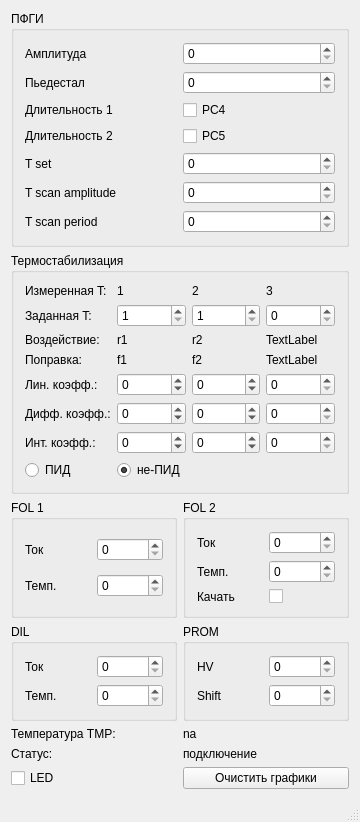
<?xml version="1.0" encoding="UTF-8"?>
<ui version="4.0">
 <class>BOTDRMainWindow</class>
 <widget class="QMainWindow" name="BOTDRMainWindow">
  <property name="geometry">
   <rect>
    <x>0</x>
    <y>0</y>
    <width>360</width>
    <height>748</height>
   </rect>
  </property>
  <property name="sizePolicy">
   <sizepolicy hsizetype="Maximum" vsizetype="Preferred">
    <horstretch>0</horstretch>
    <verstretch>0</verstretch>
   </sizepolicy>
  </property>
  <property name="windowTitle">
   <string>BOTDR control</string>
  </property>
  <widget class="QWidget" name="centralWidget">
   <layout class="QGridLayout" name="gridLayout">
    <item row="3" column="1">
     <widget class="QGroupBox" name="groupBox_2">
      <property name="title">
       <string>PROM</string>
      </property>
      <layout class="QGridLayout" name="gridLayout_3">
       <item row="0" column="0">
        <widget class="QLabel" name="label_6">
         <property name="text">
          <string>HV</string>
         </property>
        </widget>
       </item>
       <item row="1" column="0">
        <widget class="QLabel" name="label_7">
         <property name="text">
          <string>Shift</string>
         </property>
        </widget>
       </item>
       <item row="0" column="1">
        <widget class="QSpinBox" name="spinBox_3">
         <property name="maximum">
          <number>65535</number>
         </property>
         <property name="singleStep">
          <number>10</number>
         </property>
        </widget>
       </item>
       <item row="1" column="1">
        <widget class="QSpinBox" name="spinBox_4">
         <property name="maximum">
          <number>65535</number>
         </property>
         <property name="singleStep">
          <number>10</number>
         </property>
        </widget>
       </item>
      </layout>
     </widget>
    </item>
    <item row="0" column="0" colspan="2">
     <widget class="QGroupBox" name="groupBox">
      <property name="minimumSize">
       <size>
        <width>0</width>
        <height>0</height>
       </size>
      </property>
      <property name="title">
       <string>ПФГИ</string>
      </property>
      <layout class="QGridLayout" name="gridLayout_2">
       <item row="0" column="0">
        <widget class="QLabel" name="label_2">
         <property name="text">
          <string>Амплитуда</string>
         </property>
        </widget>
       </item>
       <item row="1" column="0">
        <widget class="QLabel" name="label_3">
         <property name="text">
          <string>Пьедестал</string>
         </property>
        </widget>
       </item>
       <item row="2" column="0">
        <widget class="QLabel" name="label_4">
         <property name="text">
          <string>Длительность 1</string>
         </property>
        </widget>
       </item>
       <item row="3" column="0">
        <widget class="QLabel" name="label_5">
         <property name="text">
          <string>Длительность 2</string>
         </property>
        </widget>
       </item>
       <item row="0" column="1">
        <widget class="QSpinBox" name="spinBox">
         <property name="maximum">
          <number>65535</number>
         </property>
         <property name="singleStep">
          <number>10</number>
         </property>
         <property name="value">
          <number>0</number>
         </property>
        </widget>
       </item>
       <item row="1" column="1">
        <widget class="QSpinBox" name="spinBox_2">
         <property name="maximum">
          <number>65535</number>
         </property>
         <property name="singleStep">
          <number>10</number>
         </property>
        </widget>
       </item>
       <item row="2" column="1">
        <widget class="QCheckBox" name="checkBox">
         <property name="text">
          <string>PC4</string>
         </property>
        </widget>
       </item>
       <item row="3" column="1">
        <widget class="QCheckBox" name="checkBox_2">
         <property name="text">
          <string>PC5</string>
         </property>
        </widget>
       </item>
       <item row="4" column="0">
        <widget class="QLabel" name="label_10">
         <property name="text">
          <string>T set</string>
         </property>
        </widget>
       </item>
       <item row="4" column="1">
        <widget class="QSpinBox" name="spinBox_7">
         <property name="maximum">
          <number>65535</number>
         </property>
        </widget>
       </item>
       <item row="5" column="0">
        <widget class="QLabel" name="label_11">
         <property name="text">
          <string>T scan amplitude</string>
         </property>
        </widget>
       </item>
       <item row="5" column="1">
        <widget class="QSpinBox" name="spinBox_8">
         <property name="maximum">
          <number>65535</number>
         </property>
         <property name="singleStep">
          <number>10</number>
         </property>
        </widget>
       </item>
       <item row="6" column="0">
        <widget class="QLabel" name="label_25">
         <property name="text">
          <string>T scan period</string>
         </property>
        </widget>
       </item>
       <item row="6" column="1">
        <widget class="QSpinBox" name="spinBox_TScanPeriod">
         <property name="maximum">
          <number>500</number>
         </property>
        </widget>
       </item>
      </layout>
     </widget>
    </item>
    <item row="6" column="1">
     <widget class="QPushButton" name="pushButton">
      <property name="text">
       <string>Очистить графики</string>
      </property>
     </widget>
    </item>
    <item row="1" column="0" colspan="2">
     <widget class="QGroupBox" name="groupBox_6">
      <property name="title">
       <string>Термостабилизация</string>
      </property>
      <layout class="QGridLayout" name="gridLayout_7">
       <item row="7" column="1" colspan="2">
        <widget class="QRadioButton" name="radioButton_2">
         <property name="text">
          <string>не-ПИД</string>
         </property>
         <property name="checked">
          <bool>true</bool>
         </property>
        </widget>
       </item>
       <item row="1" column="1">
        <widget class="QSpinBox" name="spinBox_t1">
         <property name="minimum">
          <number>1</number>
         </property>
         <property name="maximum">
          <number>65535</number>
         </property>
         <property name="singleStep">
          <number>10</number>
         </property>
        </widget>
       </item>
       <item row="0" column="0">
        <widget class="QLabel" name="label_16">
         <property name="text">
          <string>Измеренная T:</string>
         </property>
        </widget>
       </item>
       <item row="1" column="0">
        <widget class="QLabel" name="label_17">
         <property name="text">
          <string>Заданная T:</string>
         </property>
        </widget>
       </item>
       <item row="2" column="0">
        <widget class="QLabel" name="label_18">
         <property name="text">
          <string>Воздействие:</string>
         </property>
        </widget>
       </item>
       <item row="4" column="0">
        <widget class="QLabel" name="label_20">
         <property name="text">
          <string>Лин. коэфф.:</string>
         </property>
        </widget>
       </item>
       <item row="5" column="0">
        <widget class="QLabel" name="label_21">
         <property name="text">
          <string>Дифф. коэфф.:</string>
         </property>
        </widget>
       </item>
       <item row="6" column="0">
        <widget class="QLabel" name="label_22">
         <property name="text">
          <string>Инт. коэфф.:</string>
         </property>
        </widget>
       </item>
       <item row="3" column="0">
        <widget class="QLabel" name="label_23">
         <property name="text">
          <string>Поправка:</string>
         </property>
        </widget>
       </item>
       <item row="0" column="1">
        <widget class="QLabel" name="label_t1">
         <property name="text">
          <string>1</string>
         </property>
        </widget>
       </item>
       <item row="0" column="2">
        <widget class="QLabel" name="label_t2">
         <property name="text">
          <string>2</string>
         </property>
        </widget>
       </item>
       <item row="5" column="1">
        <widget class="QSpinBox" name="spinBox_b1">
         <property name="minimum">
          <number>-32767</number>
         </property>
         <property name="maximum">
          <number>32767</number>
         </property>
        </widget>
       </item>
       <item row="4" column="1">
        <widget class="QSpinBox" name="spinBox_a1">
         <property name="minimum">
          <number>-32767</number>
         </property>
         <property name="maximum">
          <number>32767</number>
         </property>
        </widget>
       </item>
       <item row="4" column="2">
        <widget class="QSpinBox" name="spinBox_a2">
         <property name="minimum">
          <number>-32767</number>
         </property>
         <property name="maximum">
          <number>32767</number>
         </property>
        </widget>
       </item>
       <item row="5" column="2">
        <widget class="QSpinBox" name="spinBox_b2">
         <property name="minimum">
          <number>-32767</number>
         </property>
         <property name="maximum">
          <number>32767</number>
         </property>
        </widget>
       </item>
       <item row="6" column="1">
        <widget class="QSpinBox" name="spinBox_c1">
         <property name="minimum">
          <number>-32767</number>
         </property>
         <property name="maximum">
          <number>32767</number>
         </property>
        </widget>
       </item>
       <item row="6" column="2">
        <widget class="QSpinBox" name="spinBox_c2">
         <property name="minimum">
          <number>-32767</number>
         </property>
         <property name="maximum">
          <number>32767</number>
         </property>
        </widget>
       </item>
       <item row="1" column="2">
        <widget class="QSpinBox" name="spinBox_t2">
         <property name="minimum">
          <number>1</number>
         </property>
         <property name="maximum">
          <number>65535</number>
         </property>
         <property name="singleStep">
          <number>10</number>
         </property>
        </widget>
       </item>
       <item row="2" column="1">
        <widget class="QLabel" name="label_r1">
         <property name="text">
          <string>r1</string>
         </property>
        </widget>
       </item>
       <item row="2" column="2">
        <widget class="QLabel" name="label_r2">
         <property name="text">
          <string>r2</string>
         </property>
        </widget>
       </item>
       <item row="3" column="1">
        <widget class="QLabel" name="label_f1">
         <property name="text">
          <string>f1</string>
         </property>
        </widget>
       </item>
       <item row="3" column="2">
        <widget class="QLabel" name="label_f2">
         <property name="text">
          <string>f2</string>
         </property>
        </widget>
       </item>
       <item row="7" column="0">
        <widget class="QRadioButton" name="radioButton">
         <property name="text">
          <string>ПИД</string>
         </property>
         <property name="checkable">
          <bool>false</bool>
         </property>
         <property name="checked">
          <bool>false</bool>
         </property>
        </widget>
       </item>
       <item row="1" column="3">
        <widget class="QSpinBox" name="spinBox_t3"/>
       </item>
       <item row="4" column="3">
        <widget class="QSpinBox" name="spinBox_a3"/>
       </item>
       <item row="5" column="3">
        <widget class="QSpinBox" name="spinBox_b3"/>
       </item>
       <item row="6" column="3">
        <widget class="QSpinBox" name="spinBox_c3"/>
       </item>
       <item row="2" column="3">
        <widget class="QLabel" name="label_r3">
         <property name="text">
          <string>TextLabel</string>
         </property>
        </widget>
       </item>
       <item row="3" column="3">
        <widget class="QLabel" name="label_f3">
         <property name="text">
          <string>TextLabel</string>
         </property>
        </widget>
       </item>
       <item row="0" column="3">
        <widget class="QLabel" name="label_t3">
         <property name="text">
          <string>3</string>
         </property>
        </widget>
       </item>
      </layout>
     </widget>
    </item>
    <item row="6" column="0">
     <widget class="QCheckBox" name="checkBox_3">
      <property name="text">
       <string>LED</string>
      </property>
     </widget>
    </item>
    <item row="3" column="0">
     <widget class="QGroupBox" name="groupBox_3">
      <property name="title">
       <string>DIL</string>
      </property>
      <layout class="QGridLayout" name="gridLayout_4">
       <item row="0" column="0">
        <widget class="QLabel" name="label_8">
         <property name="text">
          <string>Ток</string>
         </property>
        </widget>
       </item>
       <item row="1" column="0">
        <widget class="QLabel" name="label_9">
         <property name="text">
          <string>Темп.</string>
         </property>
        </widget>
       </item>
       <item row="0" column="1">
        <widget class="QSpinBox" name="spinBox_5">
         <property name="maximum">
          <number>4095</number>
         </property>
         <property name="singleStep">
          <number>10</number>
         </property>
        </widget>
       </item>
       <item row="1" column="1">
        <widget class="QSpinBox" name="spinBox_6">
         <property name="maximum">
          <number>65535</number>
         </property>
         <property name="singleStep">
          <number>10</number>
         </property>
        </widget>
       </item>
      </layout>
     </widget>
    </item>
    <item row="5" column="1">
     <widget class="QLabel" name="label_status">
      <property name="text">
       <string>подключение</string>
      </property>
     </widget>
    </item>
    <item row="4" column="0">
     <widget class="QLabel" name="label">
      <property name="sizePolicy">
       <sizepolicy hsizetype="Preferred" vsizetype="Minimum">
        <horstretch>0</horstretch>
        <verstretch>0</verstretch>
       </sizepolicy>
      </property>
      <property name="text">
       <string>Температура TMP:</string>
      </property>
     </widget>
    </item>
    <item row="4" column="1">
     <widget class="QLabel" name="label_19">
      <property name="sizePolicy">
       <sizepolicy hsizetype="Minimum" vsizetype="Minimum">
        <horstretch>0</horstretch>
        <verstretch>0</verstretch>
       </sizepolicy>
      </property>
      <property name="text">
       <string>na</string>
      </property>
     </widget>
    </item>
    <item row="2" column="1">
     <widget class="QGroupBox" name="groupBox_5">
      <property name="title">
       <string>FOL 2</string>
      </property>
      <layout class="QGridLayout" name="gridLayout_6">
       <item row="1" column="0">
        <widget class="QLabel" name="label_15">
         <property name="text">
          <string>Темп.</string>
         </property>
        </widget>
       </item>
       <item row="2" column="0">
        <widget class="QLabel" name="label_27">
         <property name="text">
          <string>Качать</string>
         </property>
        </widget>
       </item>
       <item row="0" column="0">
        <widget class="QLabel" name="label_14">
         <property name="text">
          <string>Ток</string>
         </property>
        </widget>
       </item>
       <item row="0" column="1">
        <widget class="QSpinBox" name="spinBox_11">
         <property name="maximum">
          <number>65535</number>
         </property>
         <property name="singleStep">
          <number>10</number>
         </property>
        </widget>
       </item>
       <item row="1" column="1">
        <widget class="QSpinBox" name="spinBox_12">
         <property name="maximum">
          <number>65535</number>
         </property>
         <property name="singleStep">
          <number>10</number>
         </property>
        </widget>
       </item>
       <item row="2" column="1">
        <widget class="QCheckBox" name="FOL2_osc_enabled">
         <property name="text">
          <string/>
         </property>
        </widget>
       </item>
      </layout>
     </widget>
    </item>
    <item row="2" column="0">
     <widget class="QGroupBox" name="groupBox_4">
      <property name="title">
       <string>FOL 1</string>
      </property>
      <layout class="QGridLayout" name="gridLayout_5">
       <item row="0" column="0">
        <widget class="QLabel" name="label_12">
         <property name="text">
          <string>Ток</string>
         </property>
        </widget>
       </item>
       <item row="1" column="0">
        <widget class="QLabel" name="label_13">
         <property name="text">
          <string>Темп.</string>
         </property>
        </widget>
       </item>
       <item row="0" column="1">
        <widget class="QSpinBox" name="spinBox_9">
         <property name="maximum">
          <number>4095</number>
         </property>
         <property name="singleStep">
          <number>10</number>
         </property>
        </widget>
       </item>
       <item row="1" column="1">
        <widget class="QSpinBox" name="spinBox_10">
         <property name="maximum">
          <number>65535</number>
         </property>
         <property name="singleStep">
          <number>10</number>
         </property>
        </widget>
       </item>
      </layout>
     </widget>
    </item>
    <item row="5" column="0">
     <widget class="QLabel" name="label_24">
      <property name="sizePolicy">
       <sizepolicy hsizetype="Preferred" vsizetype="Minimum">
        <horstretch>0</horstretch>
        <verstretch>0</verstretch>
       </sizepolicy>
      </property>
      <property name="text">
       <string>Статус:</string>
      </property>
     </widget>
    </item>
   </layout>
  </widget>
  <widget class="QStatusBar" name="statusBar"/>
 </widget>
 <layoutdefault spacing="6" margin="11"/>
 <resources/>
 <connections/>
</ui>
